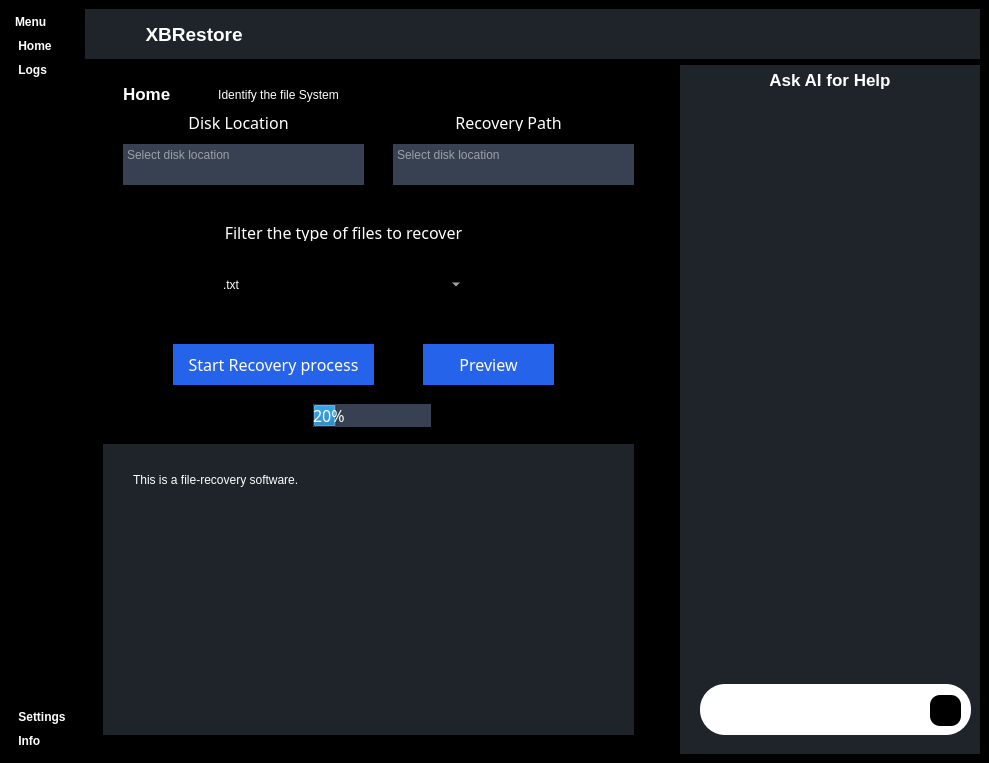
<?xml version="1.0" encoding="UTF-8"?>
<ui version="4.0">
 <class>MainWindow</class>
 <widget class="QMainWindow" name="MainWindow">
  <property name="geometry">
   <rect>
    <x>0</x>
    <y>0</y>
    <width>989</width>
    <height>763</height>
   </rect>
  </property>
  <property name="sizePolicy">
   <sizepolicy hsizetype="Fixed" vsizetype="Fixed">
    <horstretch>0</horstretch>
    <verstretch>0</verstretch>
   </sizepolicy>
  </property>
  <property name="windowTitle">
   <string>MainWindow</string>
  </property>
  <property name="styleSheet">
   <string notr="true">*{
border: none;
background-color: transperent;
background: transperent;
padding: 0;
margin:0;
color: #fff;
}

#centralwidget{
background-color: #1f232a;
}
#leftMenuSubContainer{
background-color: #000000;
}
#leftMenuSubContainer QPushButton{
background-color:#000000;
text-align:left;
padding: 5px 10px;
text-color: white;
border-top-left-radius: 10px;
border-top-left-radius: 10px;
}

#CenterMenuSubContainer {
background-color: #2c313c;
}

#frame_4{
background-color: #000000;
border-radius: 10px;
}


</string>
  </property>
  <widget class="QWidget" name="centralwidget">
   <property name="sizePolicy">
    <sizepolicy hsizetype="Fixed" vsizetype="Fixed">
     <horstretch>0</horstretch>
     <verstretch>0</verstretch>
    </sizepolicy>
   </property>
   <layout class="QHBoxLayout" name="horizontalLayout">
    <property name="spacing">
     <number>0</number>
    </property>
    <property name="leftMargin">
     <number>0</number>
    </property>
    <property name="topMargin">
     <number>0</number>
    </property>
    <property name="rightMargin">
     <number>0</number>
    </property>
    <property name="bottomMargin">
     <number>0</number>
    </property>
    <item>
     <widget class="QWidget" name="leftMenuContainer" native="true">
      <property name="sizePolicy">
       <sizepolicy hsizetype="Fixed" vsizetype="Preferred">
        <horstretch>0</horstretch>
        <verstretch>0</verstretch>
       </sizepolicy>
      </property>
      <property name="minimumSize">
       <size>
        <width>40</width>
        <height>0</height>
       </size>
      </property>
      <layout class="QVBoxLayout">
       <property name="spacing">
        <number>0</number>
       </property>
       <property name="sizeConstraint">
        <enum>QLayout::SetNoConstraint</enum>
       </property>
       <property name="leftMargin">
        <number>0</number>
       </property>
       <property name="topMargin">
        <number>0</number>
       </property>
       <property name="rightMargin">
        <number>0</number>
       </property>
       <property name="bottomMargin">
        <number>0</number>
       </property>
       <item>
        <widget class="QWidget" name="leftMenuSubContainer" native="true">
         <layout class="QVBoxLayout" name="verticalLayout_2">
          <property name="spacing">
           <number>0</number>
          </property>
          <property name="leftMargin">
           <number>5</number>
          </property>
          <property name="topMargin">
           <number>0</number>
          </property>
          <property name="rightMargin">
           <number>0</number>
          </property>
          <property name="bottomMargin">
           <number>0</number>
          </property>
          <item>
           <widget class="QFrame" name="frame_2">
            <property name="sizePolicy">
             <sizepolicy hsizetype="Preferred" vsizetype="Preferred">
              <horstretch>0</horstretch>
              <verstretch>0</verstretch>
             </sizepolicy>
            </property>
            <property name="styleSheet">
             <string notr="true">#HomeBtn:hover{background-color: #1f232a;}
#otherBtn:hover{background-color: #1f232a;}
#reportBtn:hover{background-color: #1f232a;}
</string>
            </property>
            <property name="frameShape">
             <enum>QFrame::StyledPanel</enum>
            </property>
            <property name="frameShadow">
             <enum>QFrame::Raised</enum>
            </property>
            <layout class="QVBoxLayout" name="verticalLayout_3">
             <property name="spacing">
              <number>0</number>
             </property>
             <property name="leftMargin">
              <number>0</number>
             </property>
             <property name="topMargin">
              <number>10</number>
             </property>
             <property name="rightMargin">
              <number>0</number>
             </property>
             <property name="bottomMargin">
              <number>0</number>
             </property>
             <item>
              <widget class="QPushButton" name="menuBtn">
               <property name="sizePolicy">
                <sizepolicy hsizetype="Fixed" vsizetype="Fixed">
                 <horstretch>0</horstretch>
                 <verstretch>0</verstretch>
                </sizepolicy>
               </property>
               <property name="minimumSize">
                <size>
                 <width>0</width>
                 <height>2</height>
                </size>
               </property>
               <property name="font">
                <font>
                 <weight>75</weight>
                 <bold>true</bold>
                </font>
               </property>
               <property name="text">
                <string>Menu</string>
               </property>
               <property name="icon">
                <iconset resource="resources.qrc">
                 <normaloff>:/icons/feather(2)/menu.svg</normaloff>:/icons/feather(2)/menu.svg</iconset>
               </property>
               <property name="iconSize">
                <size>
                 <width>24</width>
                 <height>24</height>
                </size>
               </property>
              </widget>
             </item>
             <item alignment="Qt::AlignTop">
              <widget class="QPushButton" name="HomeBtn">
               <property name="sizePolicy">
                <sizepolicy hsizetype="Fixed" vsizetype="Preferred">
                 <horstretch>0</horstretch>
                 <verstretch>0</verstretch>
                </sizepolicy>
               </property>
               <property name="font">
                <font>
                 <weight>75</weight>
                 <bold>true</bold>
                </font>
               </property>
               <property name="toolTip">
                <string>Home</string>
               </property>
               <property name="styleSheet">
                <string notr="true"/>
               </property>
               <property name="text">
                <string> Home</string>
               </property>
               <property name="icon">
                <iconset resource="resources.qrc">
                 <normaloff>:/icons/feather(2)/home.svg</normaloff>:/icons/feather(2)/home.svg</iconset>
               </property>
               <property name="iconSize">
                <size>
                 <width>24</width>
                 <height>24</height>
                </size>
               </property>
              </widget>
             </item>
             <item>
              <widget class="QPushButton" name="logsBtn">
               <property name="sizePolicy">
                <sizepolicy hsizetype="Fixed" vsizetype="Fixed">
                 <horstretch>0</horstretch>
                 <verstretch>0</verstretch>
                </sizepolicy>
               </property>
               <property name="font">
                <font>
                 <weight>75</weight>
                 <bold>true</bold>
                </font>
               </property>
               <property name="toolTip">
                <string>Reports/Logs</string>
               </property>
               <property name="text">
                <string> Logs</string>
               </property>
               <property name="icon">
                <iconset resource="resources.qrc">
                 <normaloff>:/icons/feather(2)/printer.svg</normaloff>:/icons/feather(2)/printer.svg</iconset>
               </property>
               <property name="iconSize">
                <size>
                 <width>24</width>
                 <height>24</height>
                </size>
               </property>
              </widget>
             </item>
            </layout>
           </widget>
          </item>
          <item>
           <spacer name="verticalSpacer">
            <property name="orientation">
             <enum>Qt::Vertical</enum>
            </property>
            <property name="sizeHint" stdset="0">
             <size>
              <width>20</width>
              <height>40</height>
             </size>
            </property>
           </spacer>
          </item>
          <item>
           <widget class="QFrame" name="frame_3">
            <property name="styleSheet">
             <string notr="true">#settingsBtn:hover{background-color: #1f232a;}
#infoBtn:hover{background-color: #1f232a;}
#helpBtn:hover{background-color: #1f232a;}
</string>
            </property>
            <property name="frameShape">
             <enum>QFrame::StyledPanel</enum>
            </property>
            <property name="frameShadow">
             <enum>QFrame::Raised</enum>
            </property>
            <layout class="QVBoxLayout" name="verticalLayout_4">
             <property name="spacing">
              <number>0</number>
             </property>
             <property name="leftMargin">
              <number>0</number>
             </property>
             <property name="topMargin">
              <number>0</number>
             </property>
             <property name="rightMargin">
              <number>0</number>
             </property>
             <property name="bottomMargin">
              <number>10</number>
             </property>
             <item>
              <widget class="QPushButton" name="settingsBtn">
               <property name="sizePolicy">
                <sizepolicy hsizetype="Fixed" vsizetype="Fixed">
                 <horstretch>0</horstretch>
                 <verstretch>0</verstretch>
                </sizepolicy>
               </property>
               <property name="font">
                <font>
                 <weight>75</weight>
                 <bold>true</bold>
                </font>
               </property>
               <property name="toolTip">
                <string>Settings</string>
               </property>
               <property name="text">
                <string> Settings</string>
               </property>
               <property name="icon">
                <iconset resource="resources.qrc">
                 <normaloff>:/icons/feather(2)/settings.svg</normaloff>:/icons/feather(2)/settings.svg</iconset>
               </property>
               <property name="iconSize">
                <size>
                 <width>24</width>
                 <height>24</height>
                </size>
               </property>
              </widget>
             </item>
             <item>
              <widget class="QPushButton" name="infoBtn">
               <property name="sizePolicy">
                <sizepolicy hsizetype="Fixed" vsizetype="Fixed">
                 <horstretch>0</horstretch>
                 <verstretch>0</verstretch>
                </sizepolicy>
               </property>
               <property name="font">
                <font>
                 <weight>75</weight>
                 <bold>true</bold>
                </font>
               </property>
               <property name="toolTip">
                <string>Info</string>
               </property>
               <property name="text">
                <string> Info</string>
               </property>
               <property name="icon">
                <iconset resource="resources.qrc">
                 <normaloff>:/icons/feather(2)/info.svg</normaloff>:/icons/feather(2)/info.svg</iconset>
               </property>
               <property name="iconSize">
                <size>
                 <width>24</width>
                 <height>24</height>
                </size>
               </property>
              </widget>
             </item>
            </layout>
           </widget>
          </item>
         </layout>
        </widget>
       </item>
      </layout>
     </widget>
    </item>
    <item>
     <widget class="QWidget" name="centerMenuContainer" native="true">
      <property name="sizePolicy">
       <sizepolicy hsizetype="MinimumExpanding" vsizetype="Preferred">
        <horstretch>0</horstretch>
        <verstretch>0</verstretch>
       </sizepolicy>
      </property>
      <layout class="QHBoxLayout" name="horizontalLayout_3">
       <property name="spacing">
        <number>0</number>
       </property>
       <property name="leftMargin">
        <number>0</number>
       </property>
       <property name="topMargin">
        <number>0</number>
       </property>
       <property name="rightMargin">
        <number>0</number>
       </property>
       <property name="bottomMargin">
        <number>0</number>
       </property>
       <item>
        <widget class="QWidget" name="mainBodyContainer" native="true">
         <property name="sizePolicy">
          <sizepolicy hsizetype="Expanding" vsizetype="Expanding">
           <horstretch>0</horstretch>
           <verstretch>0</verstretch>
          </sizepolicy>
         </property>
         <property name="minimumSize">
          <size>
           <width>0</width>
           <height>643</height>
          </size>
         </property>
         <property name="styleSheet">
          <string notr="true"/>
         </property>
         <layout class="QVBoxLayout" name="verticalLayout">
          <item>
           <widget class="QWidget" name="headerContainer" native="true">
            <property name="sizePolicy">
             <sizepolicy hsizetype="Expanding" vsizetype="Preferred">
              <horstretch>0</horstretch>
              <verstretch>0</verstretch>
             </sizepolicy>
            </property>
            <property name="minimumSize">
             <size>
              <width>100</width>
              <height>50</height>
             </size>
            </property>
            <property name="maximumSize">
             <size>
              <width>16667</width>
              <height>50</height>
             </size>
            </property>
            <property name="styleSheet">
             <string notr="true">background-color: #1f232a;</string>
            </property>
            <layout class="QHBoxLayout" name="horizontalLayout_4">
             <property name="spacing">
              <number>0</number>
             </property>
             <property name="leftMargin">
              <number>0</number>
             </property>
             <property name="topMargin">
              <number>0</number>
             </property>
             <property name="rightMargin">
              <number>0</number>
             </property>
             <property name="bottomMargin">
              <number>0</number>
             </property>
             <item>
              <widget class="QFrame" name="frame_5">
               <property name="minimumSize">
                <size>
                 <width>160</width>
                 <height>0</height>
                </size>
               </property>
               <property name="maximumSize">
                <size>
                 <width>100</width>
                 <height>100</height>
                </size>
               </property>
               <property name="frameShape">
                <enum>QFrame::StyledPanel</enum>
               </property>
               <property name="frameShadow">
                <enum>QFrame::Raised</enum>
               </property>
               <layout class="QHBoxLayout" name="horizontalLayout_5">
                <property name="spacing">
                 <number>0</number>
                </property>
                <property name="leftMargin">
                 <number>0</number>
                </property>
                <property name="topMargin">
                 <number>0</number>
                </property>
                <property name="rightMargin">
                 <number>0</number>
                </property>
                <property name="bottomMargin">
                 <number>0</number>
                </property>
                <item>
                 <widget class="QLabel" name="label_7">
                  <property name="maximumSize">
                   <size>
                    <width>50</width>
                    <height>50</height>
                   </size>
                  </property>
                  <property name="text">
                   <string/>
                  </property>
                  <property name="pixmap">
                   <pixmap resource="resources.qrc">:/icons/feather(2)/131-1312148_linux-start-menu-icons-removebg-preview.png</pixmap>
                  </property>
                  <property name="scaledContents">
                   <bool>true</bool>
                  </property>
                 </widget>
                </item>
                <item>
                 <widget class="QLabel" name="label_8">
                  <property name="font">
                   <font>
                    <pointsize>14</pointsize>
                    <weight>75</weight>
                    <bold>true</bold>
                   </font>
                  </property>
                  <property name="styleSheet">
                   <string notr="true">background-color: #1f232a;</string>
                  </property>
                  <property name="text">
                   <string>  XBRestore</string>
                  </property>
                 </widget>
                </item>
               </layout>
              </widget>
             </item>
             <item alignment="Qt::AlignRight">
              <widget class="QFrame" name="frame_6">
               <property name="frameShape">
                <enum>QFrame::StyledPanel</enum>
               </property>
               <property name="frameShadow">
                <enum>QFrame::Raised</enum>
               </property>
               <layout class="QHBoxLayout" name="horizontalLayout_6">
                <item>
                 <widget class="QPushButton" name="pushButton_5">
                  <property name="maximumSize">
                   <size>
                    <width>16777215</width>
                    <height>16777210</height>
                   </size>
                  </property>
                  <property name="toolTip">
                   <string>Open Terminal</string>
                  </property>
                  <property name="text">
                   <string/>
                  </property>
                  <property name="icon">
                   <iconset resource="resources.qrc">
                    <normaloff>:/icons/feather(2)/terminal.svg</normaloff>:/icons/feather(2)/terminal.svg</iconset>
                  </property>
                  <property name="iconSize">
                   <size>
                    <width>24</width>
                    <height>24</height>
                   </size>
                  </property>
                 </widget>
                </item>
                <item>
                 <widget class="QPushButton" name="pushButton_4">
                  <property name="toolTip">
                   <string>Downloads</string>
                  </property>
                  <property name="text">
                   <string/>
                  </property>
                  <property name="icon">
                   <iconset resource="resources.qrc">
                    <normaloff>:/icons/feather(2)/arrow-down-circle.svg</normaloff>:/icons/feather(2)/arrow-down-circle.svg</iconset>
                  </property>
                  <property name="iconSize">
                   <size>
                    <width>24</width>
                    <height>24</height>
                   </size>
                  </property>
                 </widget>
                </item>
               </layout>
              </widget>
             </item>
             <item alignment="Qt::AlignRight">
              <widget class="QFrame" name="frame_7">
               <property name="frameShape">
                <enum>QFrame::StyledPanel</enum>
               </property>
               <property name="frameShadow">
                <enum>QFrame::Raised</enum>
               </property>
               <layout class="QHBoxLayout" name="horizontalLayout_7">
                <item>
                 <widget class="QPushButton" name="minimizeBtn">
                  <property name="toolTip">
                   <string>Minimize Window</string>
                  </property>
                  <property name="text">
                   <string/>
                  </property>
                  <property name="icon">
                   <iconset resource="resources.qrc">
                    <normaloff>:/icons/feather(2)/minus.svg</normaloff>:/icons/feather(2)/minus.svg</iconset>
                  </property>
                  <property name="iconSize">
                   <size>
                    <width>24</width>
                    <height>16</height>
                   </size>
                  </property>
                 </widget>
                </item>
                <item>
                 <widget class="QPushButton" name="closeBtn">
                  <property name="toolTip">
                   <string>CloseWindow</string>
                  </property>
                  <property name="text">
                   <string/>
                  </property>
                  <property name="icon">
                   <iconset resource="resources.qrc">
                    <normaloff>:/icons/feather(2)/x.svg</normaloff>:/icons/feather(2)/x.svg</iconset>
                  </property>
                  <property name="iconSize">
                   <size>
                    <width>16</width>
                    <height>16</height>
                   </size>
                  </property>
                 </widget>
                </item>
               </layout>
              </widget>
             </item>
            </layout>
           </widget>
          </item>
          <item>
           <widget class="QWidget" name="mainBodyContents" native="true">
            <property name="sizePolicy">
             <sizepolicy hsizetype="Preferred" vsizetype="Preferred">
              <horstretch>0</horstretch>
              <verstretch>0</verstretch>
             </sizepolicy>
            </property>
            <property name="minimumSize">
             <size>
              <width>0</width>
              <height>200</height>
             </size>
            </property>
            <property name="maximumSize">
             <size>
              <width>166667</width>
              <height>1666667</height>
             </size>
            </property>
            <layout class="QHBoxLayout" name="horizontalLayout_8">
             <property name="spacing">
              <number>0</number>
             </property>
             <property name="topMargin">
              <number>0</number>
             </property>
             <property name="rightMargin">
              <number>0</number>
             </property>
             <property name="bottomMargin">
              <number>0</number>
             </property>
             <item>
              <widget class="QWidget" name="mainContentsContainer" native="true">
               <property name="minimumSize">
                <size>
                 <width>280</width>
                 <height>0</height>
                </size>
               </property>
               <layout class="QVBoxLayout" name="verticalLayout_11">
                <item>
                 <widget class="QStackedWidget" name="Window">
                  <property name="sizePolicy">
                   <sizepolicy hsizetype="Expanding" vsizetype="Preferred">
                    <horstretch>0</horstretch>
                    <verstretch>0</verstretch>
                   </sizepolicy>
                  </property>
                  <property name="maximumSize">
                   <size>
                    <width>16777215</width>
                    <height>16777215</height>
                   </size>
                  </property>
                  <property name="styleSheet">
                   <string notr="true">#pushButton_2:clicked{
background-color: rgb(153, 193, 241)
;}

#pushButton_3:clicked{
background-color: rgb(153, 193, 241)
;}
</string>
                  </property>
                  <widget class="QWidget" name="page">
                   <widget class="QLabel" name="Homelabel">
                    <property name="geometry">
                     <rect>
                      <x>20</x>
                      <y>10</y>
                      <width>66</width>
                      <height>19</height>
                     </rect>
                    </property>
                    <property name="font">
                     <font>
                      <pointsize>13</pointsize>
                      <weight>75</weight>
                      <bold>true</bold>
                     </font>
                    </property>
                    <property name="text">
                     <string>Home</string>
                    </property>
                   </widget>
                   <widget class="QPushButton" name="FileSystemBtn">
                    <property name="geometry">
                     <rect>
                      <x>90</x>
                      <y>0</y>
                      <width>171</width>
                      <height>41</height>
                     </rect>
                    </property>
                    <property name="styleSheet">
                     <string notr="true">border-radius: 10px;</string>
                    </property>
                    <property name="text">
                     <string>Identify the file System</string>
                    </property>
                   </widget>
                   <widget class="QStackedWidget" name="stackedWidget">
                    <property name="geometry">
                     <rect>
                      <x>0</x>
                      <y>370</y>
                      <width>531</width>
                      <height>291</height>
                     </rect>
                    </property>
                    <property name="styleSheet">
                     <string notr="true">background-color: #1f232a;</string>
                    </property>
                    <widget class="QWidget" name="InformationofSoftware">
                     <widget class="QLabel" name="label_2">
                      <property name="geometry">
                       <rect>
                        <x>30</x>
                        <y>20</y>
                        <width>211</width>
                        <height>31</height>
                       </rect>
                      </property>
                      <property name="text">
                       <string>This is a file-recovery software.</string>
                      </property>
                     </widget>
                    </widget>
                    <widget class="QWidget" name="Analysing">
                     <widget class="QLabel" name="Analysinglabel">
                      <property name="geometry">
                       <rect>
                        <x>30</x>
                        <y>20</y>
                        <width>66</width>
                        <height>19</height>
                       </rect>
                      </property>
                      <property name="text">
                       <string>Analysing...</string>
                      </property>
                     </widget>
                    </widget>
                    <widget class="QWidget" name="Recovering">
                     <widget class="QLabel" name="RecoveryLabel">
                      <property name="geometry">
                       <rect>
                        <x>20</x>
                        <y>20</y>
                        <width>151</width>
                        <height>19</height>
                       </rect>
                      </property>
                      <property name="text">
                       <string>Recovery in progress...</string>
                      </property>
                     </widget>
                    </widget>
                    <widget class="QWidget" name="page_3">
                     <widget class="QLabel" name="PreviewLabel">
                      <property name="geometry">
                       <rect>
                        <x>20</x>
                        <y>10</y>
                        <width>66</width>
                        <height>19</height>
                       </rect>
                      </property>
                      <property name="text">
                       <string>Preview</string>
                      </property>
                     </widget>
                    </widget>
                   </widget>
                   <widget class="QLabel" name="label_3">
                    <property name="geometry">
                     <rect>
                      <x>20</x>
                      <y>40</y>
                      <width>231</width>
                      <height>17</height>
                     </rect>
                    </property>
                    <property name="font">
                     <font>
                      <family>Montserrat Medium</family>
                      <pointsize>12</pointsize>
                      <weight>50</weight>
                      <bold>false</bold>
                     </font>
                    </property>
                    <property name="text">
                     <string>Disk Location</string>
                    </property>
                    <property name="alignment">
                     <set>Qt::AlignCenter</set>
                    </property>
                   </widget>
                   <widget class="QTextEdit" name="textEdit_2">
                    <property name="geometry">
                     <rect>
                      <x>20</x>
                      <y>70</y>
                      <width>241</width>
                      <height>41</height>
                     </rect>
                    </property>
                    <property name="styleSheet">
                     <string notr="true">background-color: rgb(55, 65, 81);
color: #ffffff;</string>
                    </property>
                    <property name="frameShape">
                     <enum>QFrame::StyledPanel</enum>
                    </property>
                    <property name="tabChangesFocus">
                     <bool>true</bool>
                    </property>
                    <property name="placeholderText">
                     <string>Select disk location</string>
                    </property>
                   </widget>
                   <widget class="QLabel" name="label_5">
                    <property name="geometry">
                     <rect>
                      <x>100</x>
                      <y>150</y>
                      <width>281</width>
                      <height>17</height>
                     </rect>
                    </property>
                    <property name="font">
                     <font>
                      <family>Montserrat Medium</family>
                      <pointsize>12</pointsize>
                      <weight>50</weight>
                      <bold>false</bold>
                     </font>
                    </property>
                    <property name="text">
                     <string>Filter the type of files to recover</string>
                    </property>
                    <property name="alignment">
                     <set>Qt::AlignCenter</set>
                    </property>
                   </widget>
                   <widget class="QComboBox" name="comboBox">
                    <property name="geometry">
                     <rect>
                      <x>120</x>
                      <y>190</y>
                      <width>241</width>
                      <height>41</height>
                     </rect>
                    </property>
                    <property name="currentText">
                     <string/>
                    </property>
                    <property name="placeholderText">
                     <string>.txt</string>
                    </property>
                    <item>
                     <property name="text">
                      <string>Text-based documents</string>
                     </property>
                    </item>
                    <item>
                     <property name="text">
                      <string>Archive files</string>
                     </property>
                    </item>
                    <item>
                     <property name="text">
                      <string>Image-based documents</string>
                     </property>
                    </item>
                    <item>
                     <property name="text">
                      <string>Executable binaries</string>
                     </property>
                    </item>
                    <item>
                     <property name="text">
                      <string>Script files</string>
                     </property>
                    </item>
                    <item>
                     <property name="text">
                      <string>Database</string>
                     </property>
                    </item>
                    <item>
                     <property name="text">
                      <string>Recover all</string>
                     </property>
                    </item>
                    <item>
                     <property name="text">
                      <string/>
                     </property>
                    </item>
                   </widget>
                   <widget class="QPushButton" name="StartBtn">
                    <property name="geometry">
                     <rect>
                      <x>70</x>
                      <y>270</y>
                      <width>201</width>
                      <height>41</height>
                     </rect>
                    </property>
                    <property name="font">
                     <font>
                      <family>Montserrat Medium</family>
                      <pointsize>12</pointsize>
                     </font>
                    </property>
                    <property name="styleSheet">
                     <string notr="true">background-color: rgb(37, 99, 235);
color: rgb(255, 255, 255);</string>
                    </property>
                    <property name="text">
                     <string>Start Recovery process</string>
                    </property>
                   </widget>
                   <widget class="QPushButton" name="previewBtn">
                    <property name="geometry">
                     <rect>
                      <x>320</x>
                      <y>270</y>
                      <width>131</width>
                      <height>41</height>
                     </rect>
                    </property>
                    <property name="font">
                     <font>
                      <family>Montserrat Medium</family>
                      <pointsize>12</pointsize>
                     </font>
                    </property>
                    <property name="styleSheet">
                     <string notr="true">background-color: rgb(37, 99, 235);
color: rgb(255, 255, 255);</string>
                    </property>
                    <property name="text">
                     <string>Preview</string>
                    </property>
                   </widget>
                   <widget class="QProgressBar" name="progressBar">
                    <property name="geometry">
                     <rect>
                      <x>210</x>
                      <y>330</y>
                      <width>118</width>
                      <height>23</height>
                     </rect>
                    </property>
                    <property name="font">
                     <font>
                      <family>Montserrat Light</family>
                      <pointsize>12</pointsize>
                     </font>
                    </property>
                    <property name="styleSheet">
                     <string notr="true">alternate-background-color: rgb(37, 99, 235);
background-color: rgb(55, 65, 81);</string>
                    </property>
                    <property name="value">
                     <number>20</number>
                    </property>
                   </widget>
                   <widget class="QLabel" name="label_4">
                    <property name="geometry">
                     <rect>
                      <x>290</x>
                      <y>40</y>
                      <width>231</width>
                      <height>17</height>
                     </rect>
                    </property>
                    <property name="font">
                     <font>
                      <family>Montserrat Medium</family>
                      <pointsize>12</pointsize>
                      <weight>50</weight>
                      <bold>false</bold>
                     </font>
                    </property>
                    <property name="text">
                     <string>Recovery Path</string>
                    </property>
                    <property name="alignment">
                     <set>Qt::AlignCenter</set>
                    </property>
                   </widget>
                   <widget class="QTextEdit" name="textEdit_3">
                    <property name="geometry">
                     <rect>
                      <x>290</x>
                      <y>70</y>
                      <width>241</width>
                      <height>41</height>
                     </rect>
                    </property>
                    <property name="styleSheet">
                     <string notr="true">background-color: rgb(55, 65, 81);
color: #ffffff;</string>
                    </property>
                    <property name="frameShape">
                     <enum>QFrame::StyledPanel</enum>
                    </property>
                    <property name="tabChangesFocus">
                     <bool>true</bool>
                    </property>
                    <property name="placeholderText">
                     <string>Select disk location</string>
                    </property>
                   </widget>
                  </widget>
                  <widget class="QWidget" name="page_2">
                   <widget class="QLabel" name="label_10">
                    <property name="geometry">
                     <rect>
                      <x>10</x>
                      <y>10</y>
                      <width>111</width>
                      <height>19</height>
                     </rect>
                    </property>
                    <property name="font">
                     <font>
                      <pointsize>13</pointsize>
                      <weight>75</weight>
                      <bold>true</bold>
                     </font>
                    </property>
                    <property name="text">
                     <string>Logs</string>
                    </property>
                   </widget>
                  </widget>
                 </widget>
                </item>
               </layout>
              </widget>
             </item>
             <item>
              <widget class="QWidget" name="rightMenuContainer" native="true">
               <property name="styleSheet">
                <string notr="true">background-color: #1f232a;</string>
               </property>
               <layout class="QVBoxLayout" name="verticalLayout_8" stretch="0">
                <property name="spacing">
                 <number>0</number>
                </property>
                <property name="leftMargin">
                 <number>0</number>
                </property>
                <property name="topMargin">
                 <number>0</number>
                </property>
                <property name="rightMargin">
                 <number>0</number>
                </property>
                <property name="bottomMargin">
                 <number>0</number>
                </property>
                <item>
                 <widget class="QWidget" name="rightMenuSubContainer" native="true">
                  <layout class="QVBoxLayout" name="verticalLayout_9">
                   <property name="spacing">
                    <number>0</number>
                   </property>
                   <property name="leftMargin">
                    <number>0</number>
                   </property>
                   <property name="topMargin">
                    <number>0</number>
                   </property>
                   <property name="rightMargin">
                    <number>0</number>
                   </property>
                   <property name="bottomMargin">
                    <number>0</number>
                   </property>
                   <item>
                    <widget class="QFrame" name="frame_8">
                     <property name="sizePolicy">
                      <sizepolicy hsizetype="Preferred" vsizetype="Preferred">
                       <horstretch>0</horstretch>
                       <verstretch>0</verstretch>
                      </sizepolicy>
                     </property>
                     <property name="minimumSize">
                      <size>
                       <width>187</width>
                       <height>0</height>
                      </size>
                     </property>
                     <property name="maximumSize">
                      <size>
                       <width>16777215</width>
                       <height>30</height>
                      </size>
                     </property>
                     <property name="styleSheet">
                      <string notr="true"/>
                     </property>
                     <property name="frameShape">
                      <enum>QFrame::StyledPanel</enum>
                     </property>
                     <property name="frameShadow">
                      <enum>QFrame::Raised</enum>
                     </property>
                     <layout class="QVBoxLayout" name="verticalLayout_10">
                      <property name="spacing">
                       <number>0</number>
                      </property>
                      <property name="leftMargin">
                       <number>0</number>
                      </property>
                      <property name="topMargin">
                       <number>0</number>
                      </property>
                      <property name="rightMargin">
                       <number>0</number>
                      </property>
                      <property name="bottomMargin">
                       <number>0</number>
                      </property>
                      <item>
                       <widget class="QPushButton" name="pushButton_9">
                        <property name="font">
                         <font>
                          <pointsize>13</pointsize>
                          <weight>75</weight>
                          <bold>true</bold>
                         </font>
                        </property>
                        <property name="toolTip">
                         <string>close menu</string>
                        </property>
                        <property name="layoutDirection">
                         <enum>Qt::RightToLeft</enum>
                        </property>
                        <property name="styleSheet">
                         <string notr="true">background-color: #1f232a;</string>
                        </property>
                        <property name="text">
                         <string>Ask AI for Help</string>
                        </property>
                        <property name="icon">
                         <iconset resource="resources.qrc">
                          <normaloff>:/icons/feather(2)/x-circle.svg</normaloff>:/icons/feather(2)/x-circle.svg</iconset>
                        </property>
                        <property name="iconSize">
                         <size>
                          <width>0</width>
                          <height>0</height>
                         </size>
                        </property>
                       </widget>
                      </item>
                     </layout>
                    </widget>
                   </item>
                   <item>
                    <widget class="QWidget" name="AskAI" native="true">
                     <property name="sizePolicy">
                      <sizepolicy hsizetype="Fixed" vsizetype="Preferred">
                       <horstretch>0</horstretch>
                       <verstretch>0</verstretch>
                      </sizepolicy>
                     </property>
                     <property name="minimumSize">
                      <size>
                       <width>300</width>
                       <height>635</height>
                      </size>
                     </property>
                     <property name="styleSheet">
                      <string notr="true">background-color: #1f232a;</string>
                     </property>
                     <widget class="QPlainTextEdit" name="plainTextEdit">
                      <property name="geometry">
                       <rect>
                        <x>23</x>
                        <y>29</y>
                        <width>251</width>
                        <height>531</height>
                       </rect>
                      </property>
                      <property name="minimumSize">
                       <size>
                        <width>0</width>
                        <height>300</height>
                       </size>
                      </property>
                     </widget>
                     <widget class="QTextEdit" name="textEdit">
                      <property name="geometry">
                       <rect>
                        <x>20</x>
                        <y>589</y>
                        <width>271</width>
                        <height>51</height>
                       </rect>
                      </property>
                      <property name="sizePolicy">
                       <sizepolicy hsizetype="Fixed" vsizetype="Expanding">
                        <horstretch>0</horstretch>
                        <verstretch>0</verstretch>
                       </sizepolicy>
                      </property>
                      <property name="styleSheet">
                       <string notr="true">background-color: #ffffff;
color: white;
border-radius: 25px;</string>
                      </property>
                     </widget>
                     <widget class="QPushButton" name="pushButton">
                      <property name="geometry">
                       <rect>
                        <x>250</x>
                        <y>600</y>
                        <width>31</width>
                        <height>31</height>
                       </rect>
                      </property>
                      <property name="maximumSize">
                       <size>
                        <width>16777215</width>
                        <height>16777213</height>
                       </size>
                      </property>
                      <property name="styleSheet">
                       <string notr="true">border-radius: 10px;
background-color: black;</string>
                      </property>
                      <property name="text">
                       <string/>
                      </property>
                      <property name="icon">
                       <iconset resource="resources.qrc">
                        <normaloff>:/icons/feather(2)/send.svg</normaloff>:/icons/feather(2)/send.svg</iconset>
                      </property>
                      <property name="iconSize">
                       <size>
                        <width>24</width>
                        <height>24</height>
                       </size>
                      </property>
                     </widget>
                    </widget>
                   </item>
                  </layout>
                 </widget>
                </item>
               </layout>
              </widget>
             </item>
            </layout>
           </widget>
          </item>
         </layout>
        </widget>
       </item>
      </layout>
     </widget>
    </item>
   </layout>
  </widget>
 </widget>
 <resources>
  <include location="resources.qrc"/>
  <include location="../../.designer/backup/resources.qrc"/>
 </resources>
 <connections/>
</ui>
